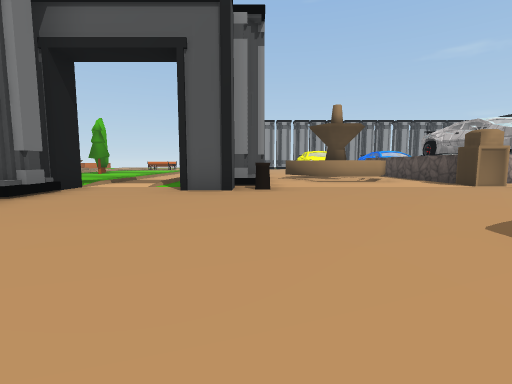
view 1 (above)

22 first-person views from a walk through a scene from a Unity 3-D project. The camera is 1.2 m above the floor, tilts 6° down and sees 85° across. The floor is counted in squares, 2.37 m on a side. Each view is taken from the middle of a square. On the plan, view 1 faces up. The plan holds only what a view shows up to about 9 squares ahead; the rest is blank. The place goes on beyond the plan. The player is left out. Some animated figures are not drawn. Some surface patterns are stand-ins.

view 2
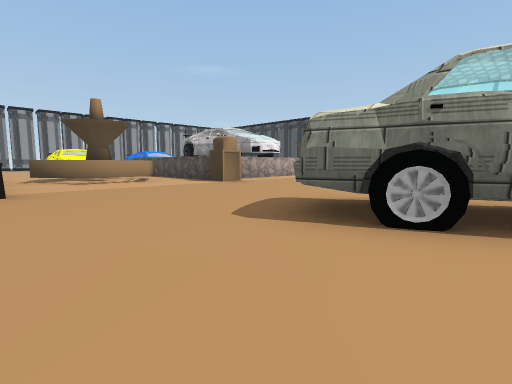

view 3
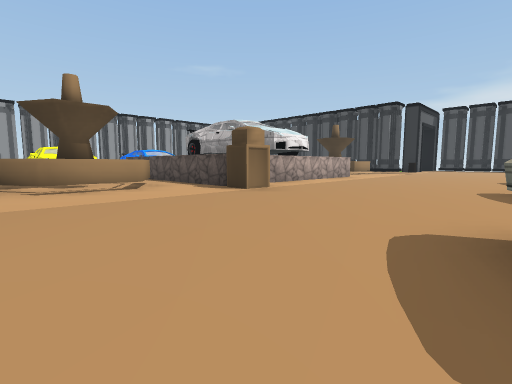

view 4
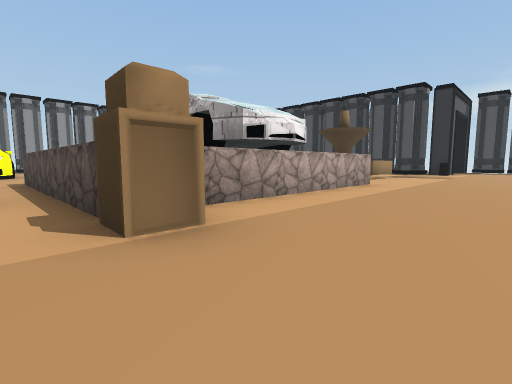

view 5
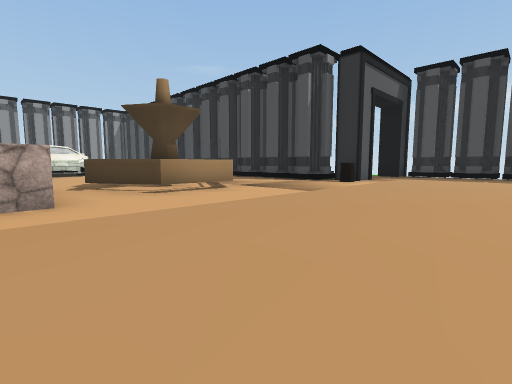

view 6
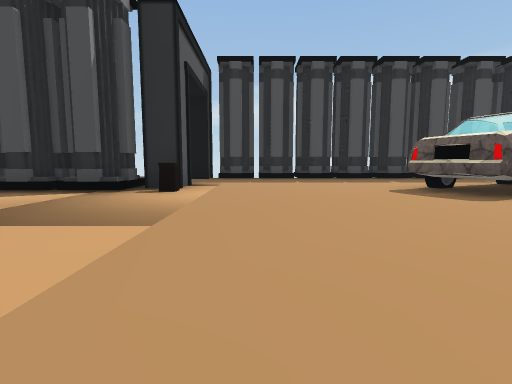

view 7
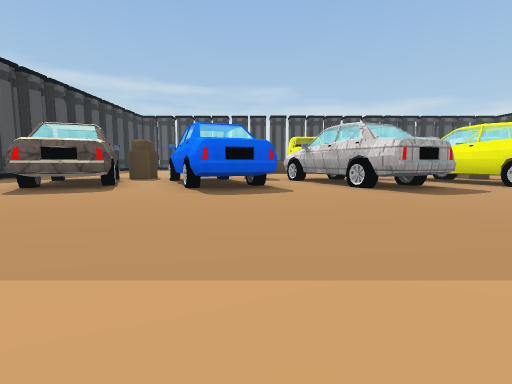

view 8
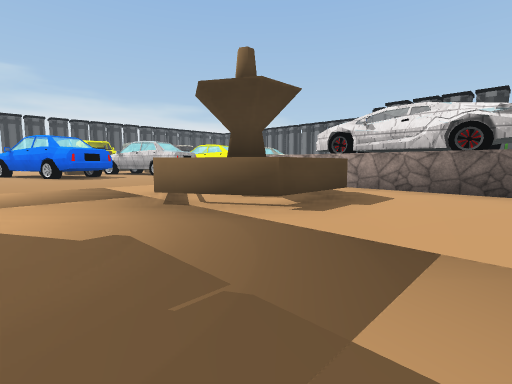

view 9
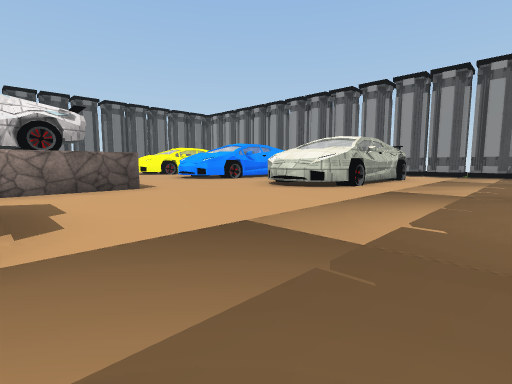

view 10
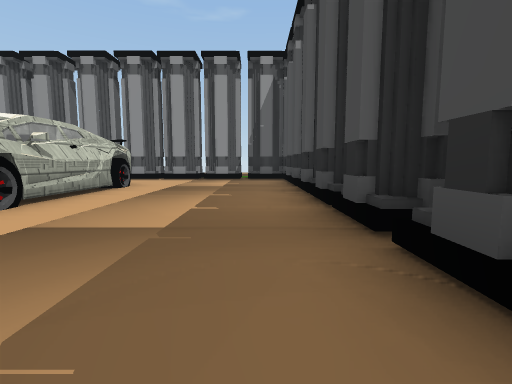

view 11
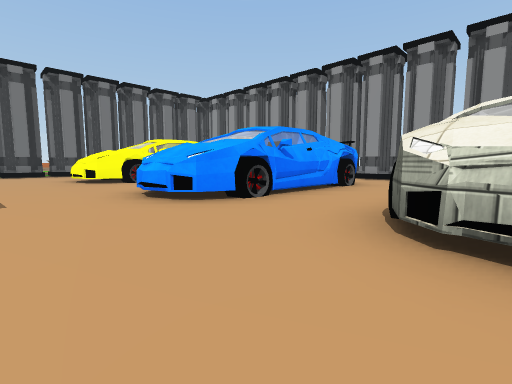

view 12
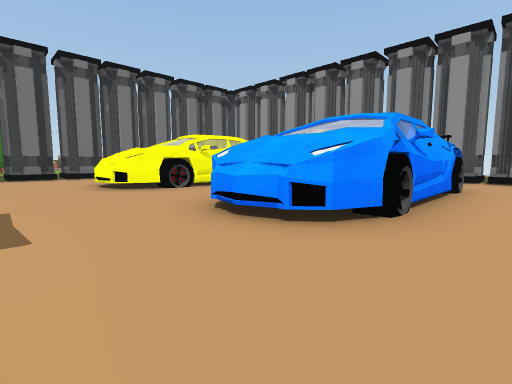

view 13
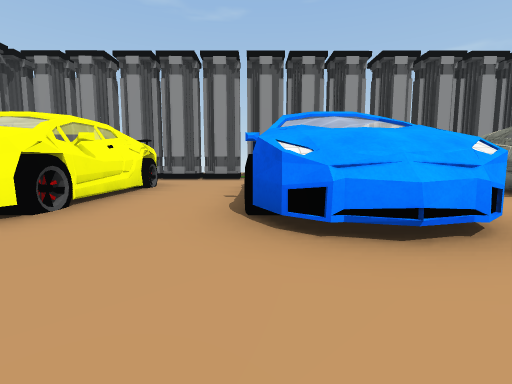

view 14
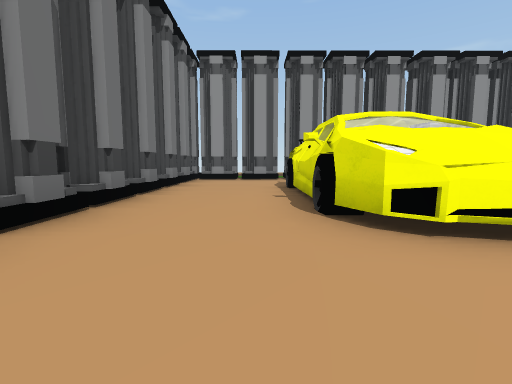

view 15
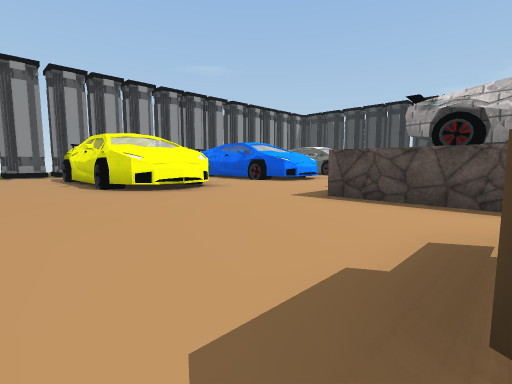

view 16
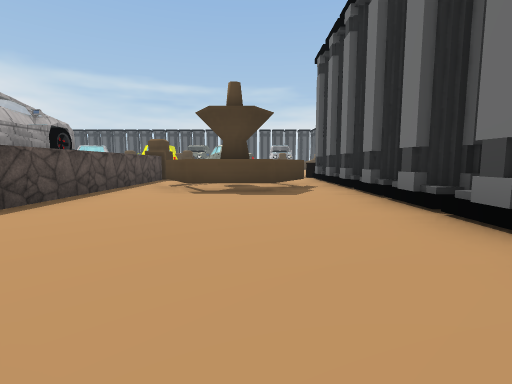

view 17
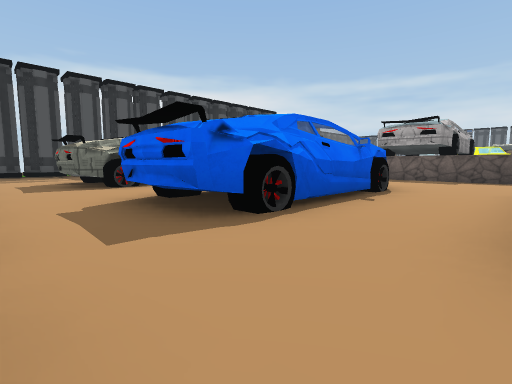

view 18
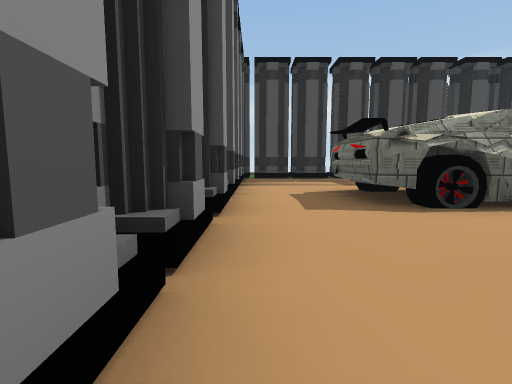

view 19
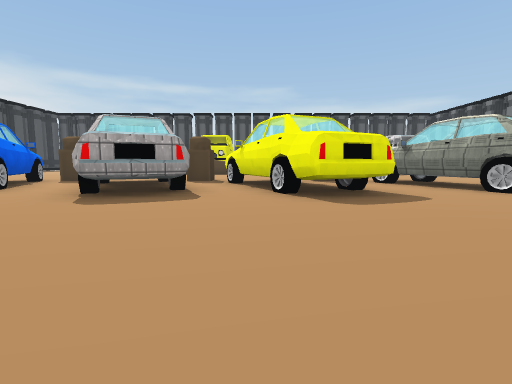

view 20
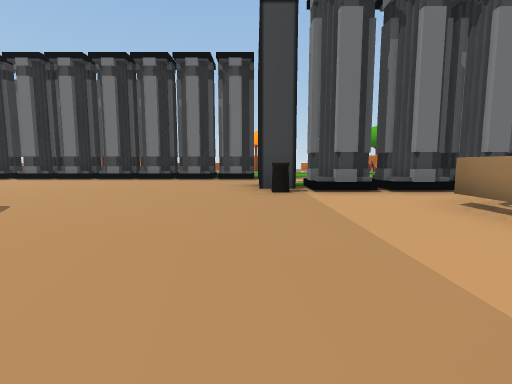

view 21
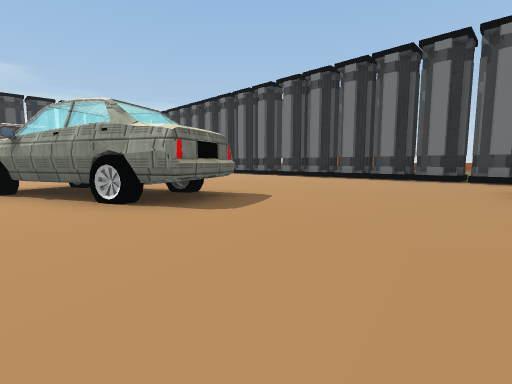

view 22
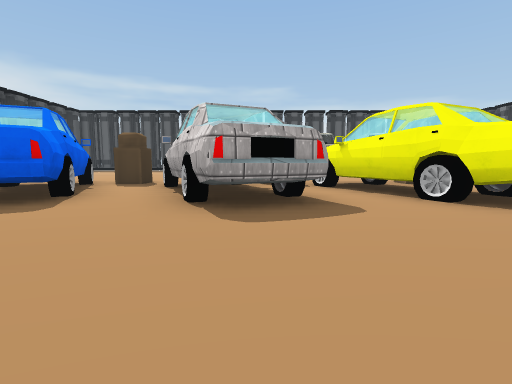

### Floor plan
Key: @ floor where view 1 was taken; # wall or solid block; . floor; / step, stairs or slope; = window, fence, low wall or low ledge; ^ raised ledge; F fountain; W wheel; O other object.
Columns run from 4 left of view 1 to 21 right of it. Each row starts with its distance up from view 1.
 22     ##################
 21     #................#
 20     #................#
 19     #..W#W.W#W.W#W...#
 18     #..##..###.###...#
 17     #..#=..# #.  #...#
 16     #..W=W.W W.O W...#
 15     #..^#..###..##...#
 14     #................#
 13     #................
 12     #....######......
 11     #....#    #......
 10     #.FF.#    #.FF...##
  9    ##FFFF#    #.FFF..##
  8 .. ##.FF.#    #.FFF..##
  7 ../##....######......## .#
  6 ...##....O...............#
  5 #.........................
  4 #........................#
  3 #........................#
  2 #......#...#..#...#..#...#
  1 #.....W#W.W#WW#W.W#WW#W..#
  0 #...@..##..## ##..##.# ..#
 -1 #......O#W.O##  W.WO.O O.

Positions as (right, up) in squares from view 1, and headings:
1: (0, 0), facing up
2: (0, 0), facing up-right
3: (1, 2), facing up-right
4: (4, 4), facing up-right
5: (10, 3), facing up-right
6: (12, 5), facing right
7: (13, 7), facing down
8: (16, 12), facing down-left
9: (16, 10), facing up-left
10: (16, 13), facing up
11: (12, 13), facing up-left
12: (10, 13), facing up-left
13: (7, 13), facing up
14: (2, 13), facing up
15: (1, 10), facing up-right
16: (2, 15), facing down
17: (5, 21), facing down-right
18: (8, 21), facing right
19: (8, 6), facing down
20: (5, 5), facing left
21: (5, 5), facing down-left
22: (10, 5), facing down
